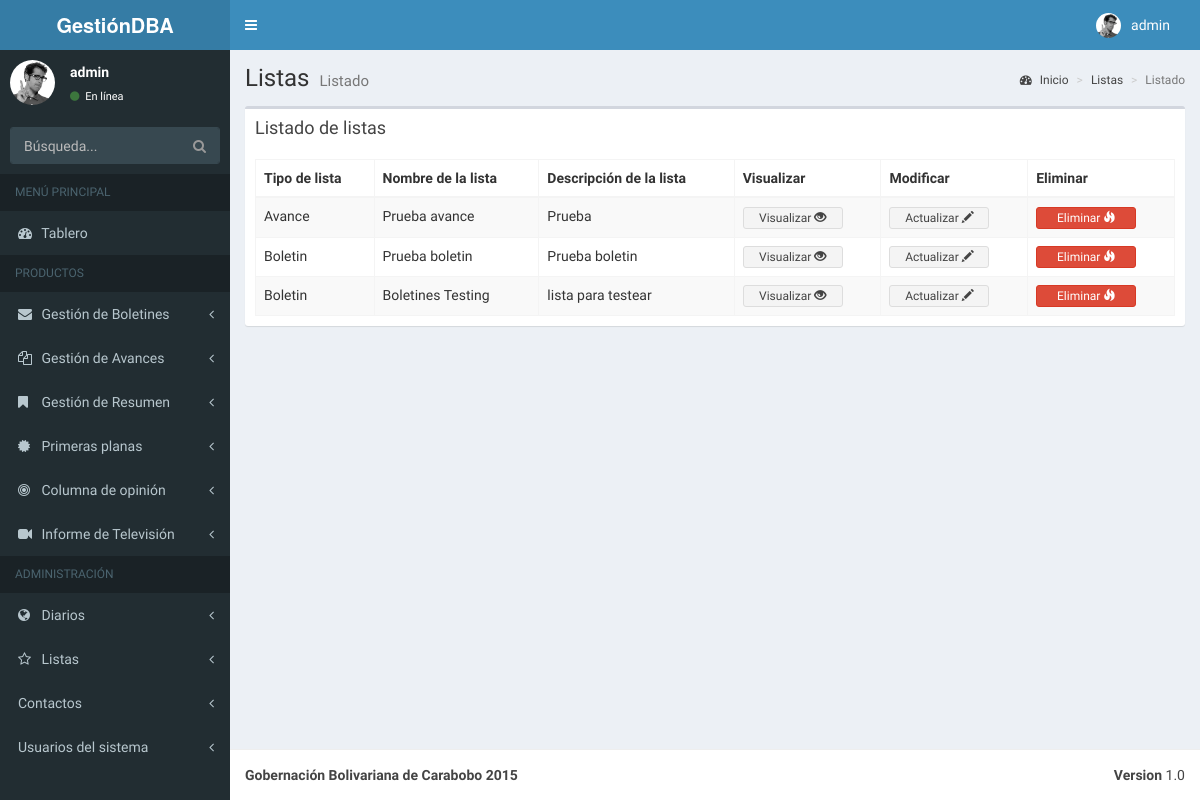
/administracion/listas/ (signed in), run on an earlier commit of the app's database.
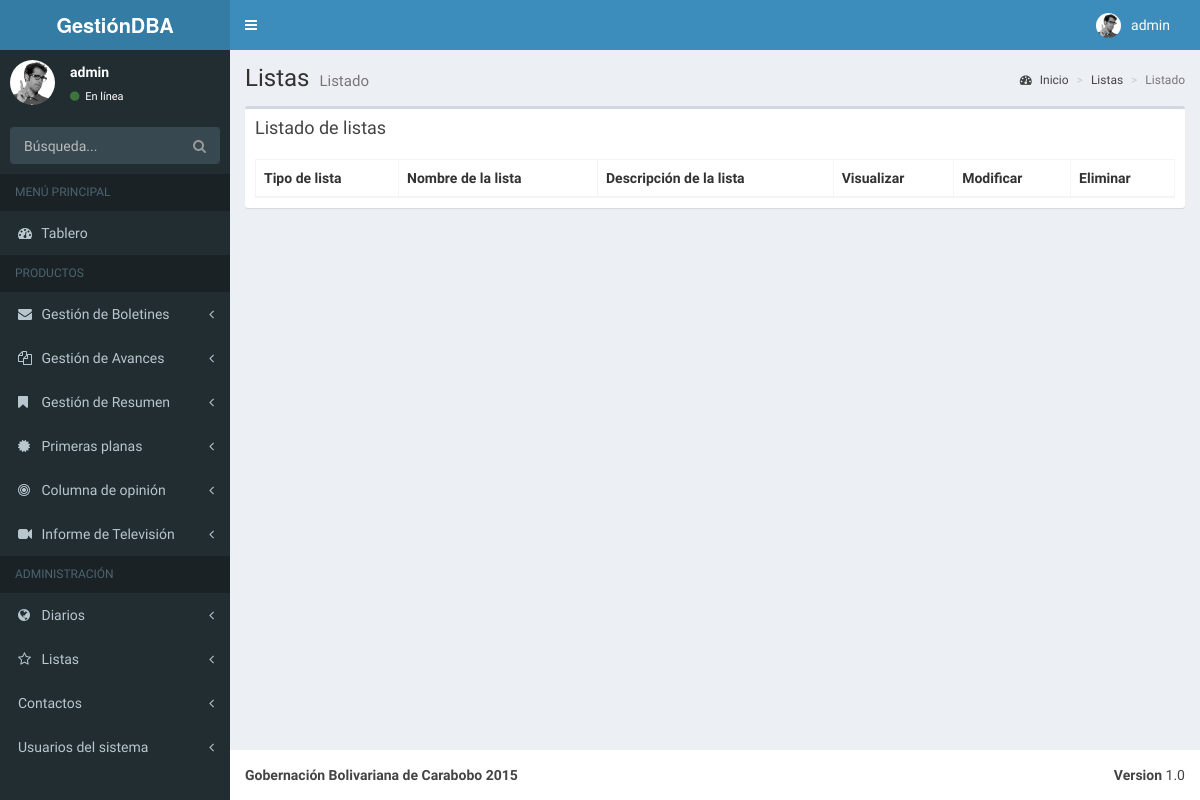
And on a later commit of the database.
### BoletinAvances/apps/listas/models.py (models this page shows, shortened)
class Listas(models.Model):
    tipo_lista = models.CharField(max_length=20, choices=TIPO_LISTA, default='Boletin', verbose_name='Tipo de lista')
    nombre_lista = models.CharField(max_length=100, verbose_name='Nombre de la lista', unique=True)
    descripcion_lista = models.TextField(max_length=1000, verbose_name='Descripcion de la lista')
    class Meta:
        verbose_name_plural = "Agregar Listas"
        ordering = ('nombre_lista', )

### BoletinAvances/apps/listas/views.py (the view)
class ListasListView(ListView):
    model = ListasForm
    queryset = Listas.objects.order_by('id')
    context_object_name = "Listas"
    template_name = "listas/listas.html"

### BoletinAvances/templates/listas/listas.html
{% extends 'menu/menu.html' %}
{% block content-wrapper %}
{% load static %}
        <section class="content-header">
          <h1>
            Listas
            <small>Listado</small>
          </h1>
          <ol class="breadcrumb">
            <li><a href="#"><i class="fa fa-dashboard"></i> Inicio</a></li>
            <li><a href="#">Listas</a></li>
            <li class="active">Listado</li>
          </ol>
        </section>
        <section class="content">
          <div class="row">
            <div class="col-xs-12">
              <div class="box">
                <div class="box-header">
                  <h3 class="box-title">Listado de listas</h3>
                </div>
                <div class="box-body">
                  <table id="example1" class="table table-bordered table-striped">
                    <thead>
                      <tr>
						<th>Tipo de lista</th>
						<th>Nombre de la lista</th>
						<th>Descripción de la lista</th>
						<th style="font-weight: bold;">Visualizar</th>
						<th style="font-weight: bold;">Modificar</th>
						<th style="font-weight: bold;">Eliminar</th>
                      </tr>
                    </thead>
                    <tbody>
					  {% for p in Listas %}
                      <tr>
						<td>{{ p.tipo_lista }}</td>
						<td>{{ p.nombre_lista }}</td>
						<td>{{ p.descripcion_lista }}</td>
						<td><a href="{% url 'singlelistas_view' p.id %}"><button style="width:100px" type="button" class="btn btn-default btn-xs">Visualizar <span class="glyphicon glyphicon-eye-open"></span></button></a></td>
						<td><a href="{% url 'listas_update' p.id %}"><button style="width:100px" type="button" class="btn btn-default btn-xs">Actualizar <span class="glyphicon glyphicon-pencil"></span></button></a></td>
						<td><a href="{% url 'listas_delete' p.id %}"><button style="width:100px" type="button" class="btn btn-danger btn-xs">Eliminar <span class="glyphicon glyphicon-fire"></span></button></a></td>
                      </tr>
                      {% endfor %}
                    </tbody>
                  </table>
                </div>
              </div>
            </div>
          </div>
        </section>
{% endblock %}

What changed in the data, as far as the page shows it:
removed Listas: tipo_lista "Avance", nombre_lista "Prueba avance", descripcion_lista "Prueba"
removed Listas: tipo_lista "Boletin", nombre_lista "Prueba boletin", descripcion_lista "Prueba boletin"
removed Listas: tipo_lista "Boletin", nombre_lista "Boletines Testing", descripcion_lista "lista para testear"
